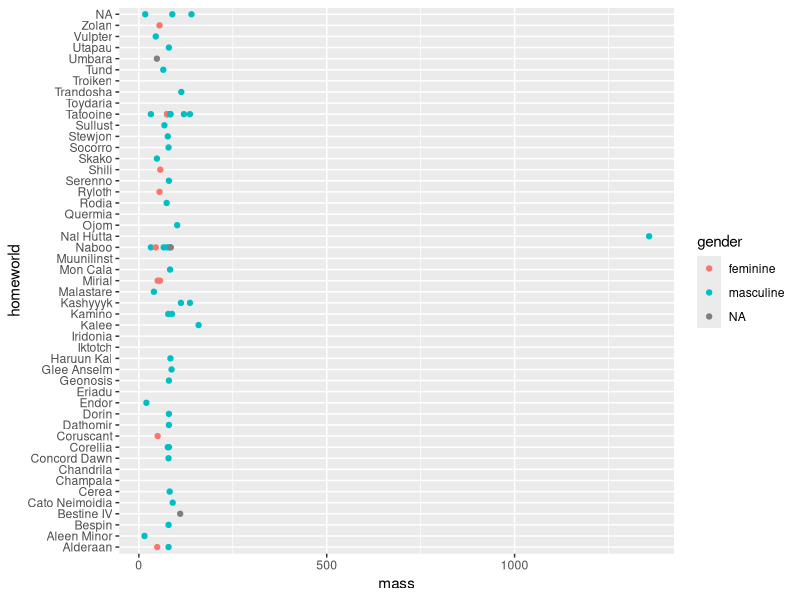

The R script that drew this image:
library(tidyverse)
starwars


ggplot(data = starwars) + geom_point(mapping = aes(x = homeworld, y = mass, color = gender)) + coord_flip()
